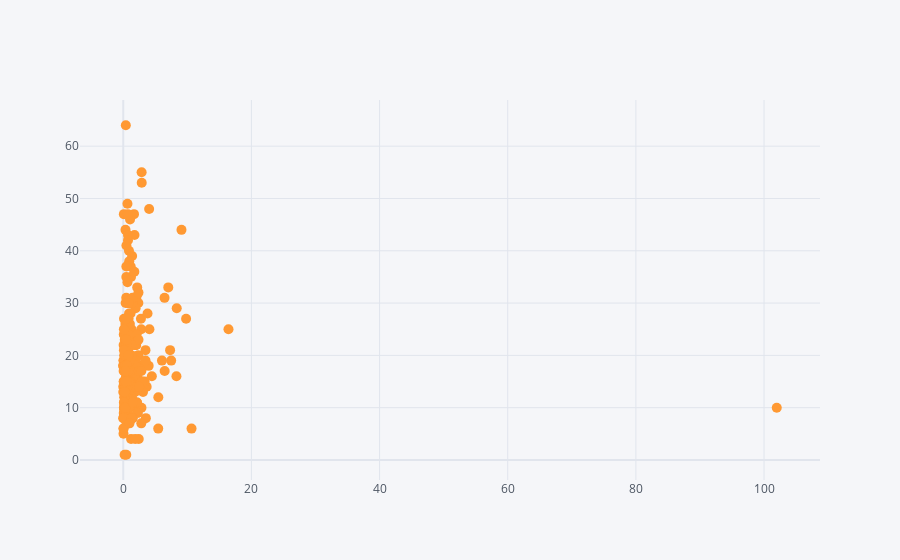

The notebook cell this image was saved under:
### Code cell
df_update.iplot(kind='scatter',x='Reply_rates',y='content_length',mode='markers',size=10)

### Figure 1 — Plotly figure (JSON) as saved in the notebook; plotly's stock layout.template omitted (floating-point values rounded to 4 significant figures; data arrays with more than 128 entries replaced by an {"elided": "..."} marker saying what was removed)
{"data": [{"line": {"color": "rgba(255, 153, 51, 1.0)", "dash": "solid", "shape": "linear", "width": 1.3}, "marker": {"size": 10, "symbol": "circle"}, "mode": "markers", "name": "content_length", "text": "", "type": "scatter", "x": {"elided": "250 float values"}, "y": {"elided": "250 int values"}}], "layout": {"legend": {"bgcolor": "#F5F6F9", "font": {"color": "#4D5663"}}, "paper_bgcolor": "#F5F6F9", "plot_bgcolor": "#F5F6F9", "title": {"font": {"color": "#4D5663"}}, "xaxis": {"gridcolor": "#E1E5ED", "showgrid": true, "tickfont": {"color": "#4D5663"}, "title": {"font": {"color": "#4D5663"}, "text": ""}, "zerolinecolor": "#E1E5ED"}, "yaxis": {"gridcolor": "#E1E5ED", "showgrid": true, "tickfont": {"color": "#4D5663"}, "title": {"font": {"color": "#4D5663"}, "text": ""}, "zerolinecolor": "#E1E5ED"}}}
